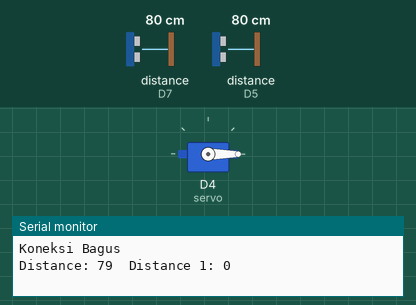
This sketch was run on a simulated ESP8266 (NodeMCU). Parts: servo, the last lines printed to the serial monitor. Wiring (inferred from the names in the program): 2 × ultrasonic range finder: trigger D6, echo D7 / trigger D8, echo D5. The test bench sets the inputs (shaded band); at power-on: distance to the obstacle (sensors on D7, D5) 80 cm. The echo pulse lasts 58.3 µs per cm.

Above: at 2.7 s.
2.8 s: distance to the obstacle (sensor on D7) set to 8 cm
5.7 s: distance to the obstacle (sensor on D7) set to 5 cm
At 8.4 s:
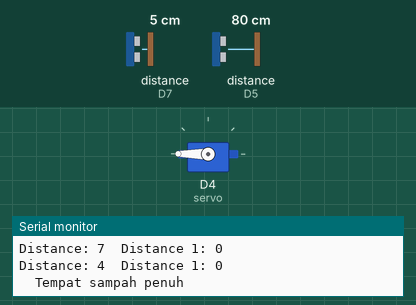
Timing chart, 0 to 9.9 s (numbered marks = the images above; inputs shaded):
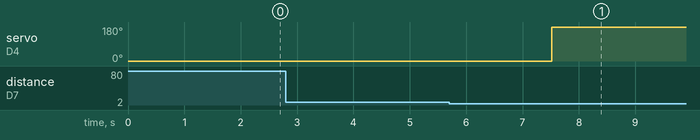

Measured:
- the behaviour switches between 7 and 6 cm on distance to the obstacle (sensor on D7) (found by bisection; images 0 and 1)
- after the input at 5.7 s, servo on D4 (servo): 0° → 180° after 1.8 s

The sketch:

Tempat_Sampah_3.ino
```cpp
//import library
#include <Servo.h>
#include "CTBot.h"
//setting sudut
int angle = 0;
// defenisikan pin variable
const int trigPin = D6;
const int echoPin = D7;
const int trigPin1 = D8;
const int echoPin1 = D5;
// defenisikan variable
long duration, duration1;
int distance, distance1;
Servo servo;
CTBot myBot;
char ssid[] = "Tempat Sampah";
char pass[] = "sabangsubik23";
char token[] = "5471336517:AAH2N02IxorpiRTf66w9h4xMO7bCoLfCzA0";
const int id = 1240992293;


void setup() {
  Serial.begin(9600);  // Starts the serial communication
  servo.attach(D4);
  servo.write(angle);
  pinMode(trigPin, OUTPUT);   // Sets the trigPin as an Output
  pinMode(echoPin, INPUT);    // Sets the echoPin as an Input
  pinMode(trigPin1, OUTPUT);  // Sets the trigPin as an Output
  pinMode(echoPin1, INPUT);   // Sets the echoPin as an Input
  //koneksikan internet
  myBot.wifiConnect(ssid, pass);
  myBot.setTelegramToken(token);
  //cek koneksi
  if (myBot.testConnection()) {
    Serial.println("Koneksi Bagus");
  } else {
    Serial.println("Koneksi Jelek");
  }
}
void loop() {
  // Clears the trigPin
  digitalWrite(trigPin, LOW);
  digitalWrite(trigPin1, LOW);
  delayMicroseconds(2);
  // Sets the trigPin on HIGH state for 10 micro seconds
  digitalWrite(trigPin, HIGH);
  digitalWrite(trigPin1, HIGH);
  delayMicroseconds(10);
  digitalWrite(trigPin, LOW);
  digitalWrite(trigPin1, LOW);
  // Reads the echoPin, returns the sound wave travel time in microseconds
  duration = pulseIn(echoPin, HIGH);
  duration1 = pulseIn(echoPin1, HIGH);
  // Calculating the distance
  distance = duration * 0.034 / 2;
  distance1 = duration1 * 0.034 / 2;
  // Prints the distance on the Serial Monitor
  Serial.print("Distance: ");
  Serial.print(distance);
  Serial.print("\tDistance 1: ");
  Serial.println(distance1);
  //pengecekan kondisi sensor
  if (distance1 < 30 && distance > 5) {
    if (distance1 == 0) {
      return;
    }
    servo.write(angle);
  } else {
    servo.write(190);
    if (distance <= 5) {
      myBot.sendMessage(id, "Tempat Sampah Anda Penuh");
      Serial.println("\tTempat sampah penuh");
    }
  }
}
```
